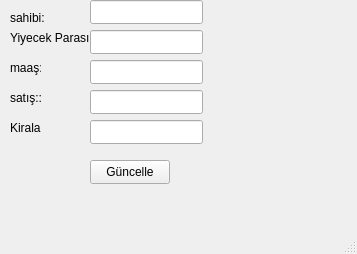
<?xml version="1.0" encoding="UTF-8"?>
<ui version="4.0">
 <class>MainWindow</class>
 <widget class="QMainWindow" name="MainWindow">
  <property name="geometry">
   <rect>
    <x>0</x>
    <y>0</y>
    <width>357</width>
    <height>254</height>
   </rect>
  </property>
  <property name="windowTitle">
   <string>MainWindow</string>
  </property>
  <widget class="QWidget" name="centralwidget">
   <widget class="QLabel" name="label">
    <property name="geometry">
     <rect>
      <x>10</x>
      <y>10</y>
      <width>49</width>
      <height>16</height>
     </rect>
    </property>
    <property name="text">
     <string>sahibi:</string>
    </property>
   </widget>
   <widget class="QPushButton" name="upgrade">
    <property name="geometry">
     <rect>
      <x>90</x>
      <y>160</y>
      <width>80</width>
      <height>24</height>
     </rect>
    </property>
    <property name="text">
     <string>Güncelle</string>
    </property>
   </widget>
   <widget class="QLabel" name="label_3">
    <property name="geometry">
     <rect>
      <x>10</x>
      <y>60</y>
      <width>31</width>
      <height>16</height>
     </rect>
    </property>
    <property name="text">
     <string>maaş:</string>
    </property>
   </widget>
   <widget class="QLabel" name="label_2">
    <property name="geometry">
     <rect>
      <x>10</x>
      <y>30</y>
      <width>81</width>
      <height>16</height>
     </rect>
    </property>
    <property name="text">
     <string>Yiyecek Parası:</string>
    </property>
   </widget>
   <widget class="QLineEdit" name="owner">
    <property name="geometry">
     <rect>
      <x>90</x>
      <y>0</y>
      <width>113</width>
      <height>24</height>
     </rect>
    </property>
   </widget>
   <widget class="QLineEdit" name="coast">
    <property name="geometry">
     <rect>
      <x>90</x>
      <y>30</y>
      <width>113</width>
      <height>24</height>
     </rect>
    </property>
   </widget>
   <widget class="QLineEdit" name="salary">
    <property name="geometry">
     <rect>
      <x>90</x>
      <y>60</y>
      <width>113</width>
      <height>24</height>
     </rect>
    </property>
   </widget>
   <widget class="QLineEdit" name="sold_price">
    <property name="geometry">
     <rect>
      <x>90</x>
      <y>90</y>
      <width>113</width>
      <height>24</height>
     </rect>
    </property>
   </widget>
   <widget class="QLabel" name="label_4">
    <property name="geometry">
     <rect>
      <x>10</x>
      <y>90</y>
      <width>31</width>
      <height>16</height>
     </rect>
    </property>
    <property name="text">
     <string>satış::</string>
    </property>
   </widget>
   <widget class="QLineEdit" name="rent_price">
    <property name="geometry">
     <rect>
      <x>90</x>
      <y>120</y>
      <width>113</width>
      <height>24</height>
     </rect>
    </property>
   </widget>
   <widget class="QLabel" name="label_5">
    <property name="geometry">
     <rect>
      <x>10</x>
      <y>120</y>
      <width>31</width>
      <height>16</height>
     </rect>
    </property>
    <property name="text">
     <string>Kiralama:</string>
    </property>
   </widget>
  </widget>
  <widget class="QMenuBar" name="menubar">
   <property name="geometry">
    <rect>
     <x>0</x>
     <y>0</y>
     <width>357</width>
     <height>21</height>
    </rect>
   </property>
  </widget>
  <widget class="QStatusBar" name="statusbar"/>
 </widget>
 <resources/>
 <connections/>
</ui>
